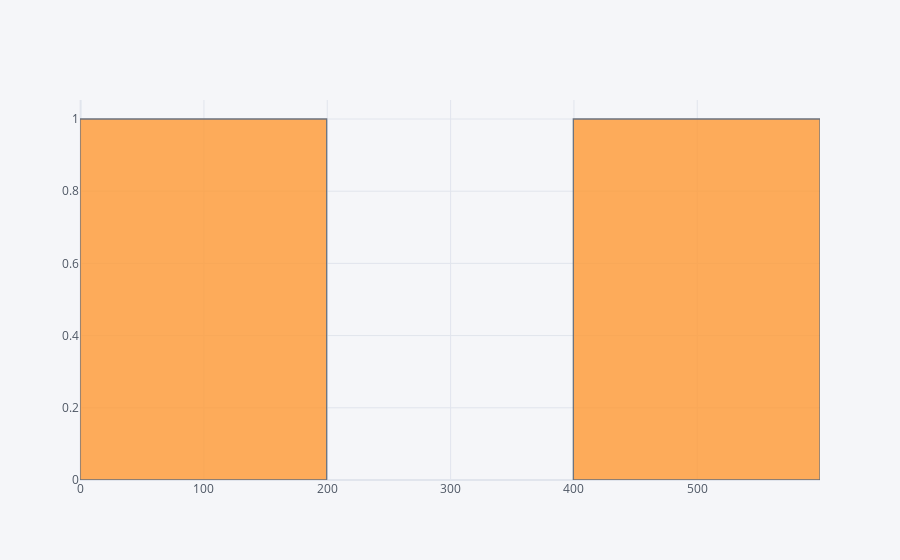

Source (notebook cell):
### Code cell
df['Loan_Status'].value_counts().iplot(kind='histogram',x='Loan_status')

### Figure 1 — Plotly figure (JSON) as saved in the notebook; plotly's stock layout.template omitted (floating-point values rounded to 4 significant figures)
{"data": [{"histfunc": "count", "histnorm": "", "marker": {"color": "rgba(255, 153, 51, 1.0)", "line": {"color": "#4D5663", "width": 1.3}}, "name": "Loan_Status", "opacity": 0.8, "orientation": "v", "type": "histogram", "x": [422, 192]}], "layout": {"barmode": "overlay", "legend": {"bgcolor": "#F5F6F9", "font": {"color": "#4D5663"}}, "paper_bgcolor": "#F5F6F9", "plot_bgcolor": "#F5F6F9", "title": {"font": {"color": "#4D5663"}}, "xaxis": {"gridcolor": "#E1E5ED", "showgrid": true, "tickfont": {"color": "#4D5663"}, "title": {"font": {"color": "#4D5663"}, "text": ""}, "zerolinecolor": "#E1E5ED"}, "yaxis": {"gridcolor": "#E1E5ED", "showgrid": true, "tickfont": {"color": "#4D5663"}, "title": {"font": {"color": "#4D5663"}, "text": ""}, "zerolinecolor": "#E1E5ED"}}}
